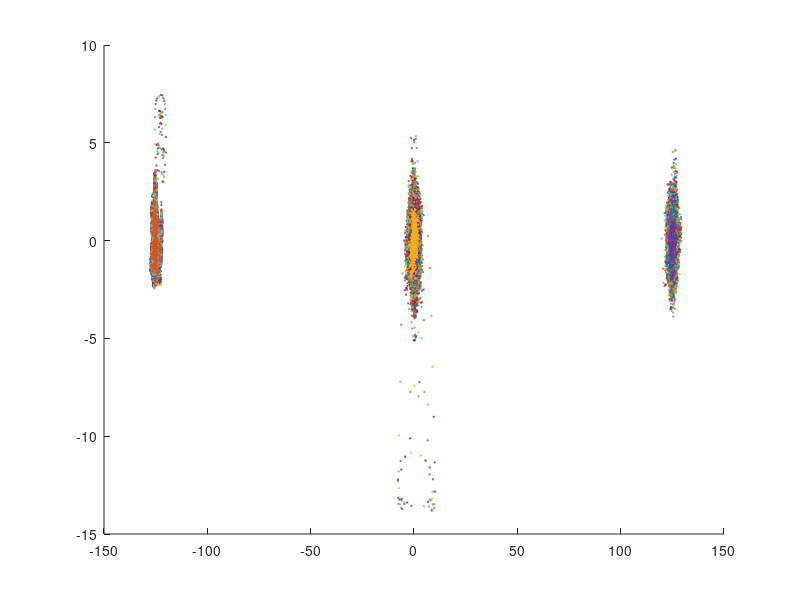

Here is the MATLAB script that generated this plot:
load CK_X.dat
load CK_y.dat
load TFEIDX.dat
load TFEIDy.dat
load JAFFEX.dat
load JAFFEy.dat

A = [0 repmat([125 0], 1, 83)];
CK_norm = normalize(CK_X) - repmat(A, 388, 1);
TFEIDnorm = normalize(TFEIDX);
JAFFEnorm = normalize(JAFFEX) + repmat(A, 213, 1);

for i=1:83
    x = CK_norm(1:388, 2*i);
    y = -CK_norm(1:388, 2*i + 1);
    scatter(x, y, 1, 'red');
    hold on
    x = TFEIDnorm(1:565, 2*i);
    y = -TFEIDnorm(1:565, 2*i + 1);
    scatter(x, y, 1, 'blue');
    hold on
    x = JAFFEnorm(1:213, 2*i);
    y = -JAFFEnorm(1:213, 2*i + 1);
    scatter(x, y, 1, 'green');
    hold on
end
